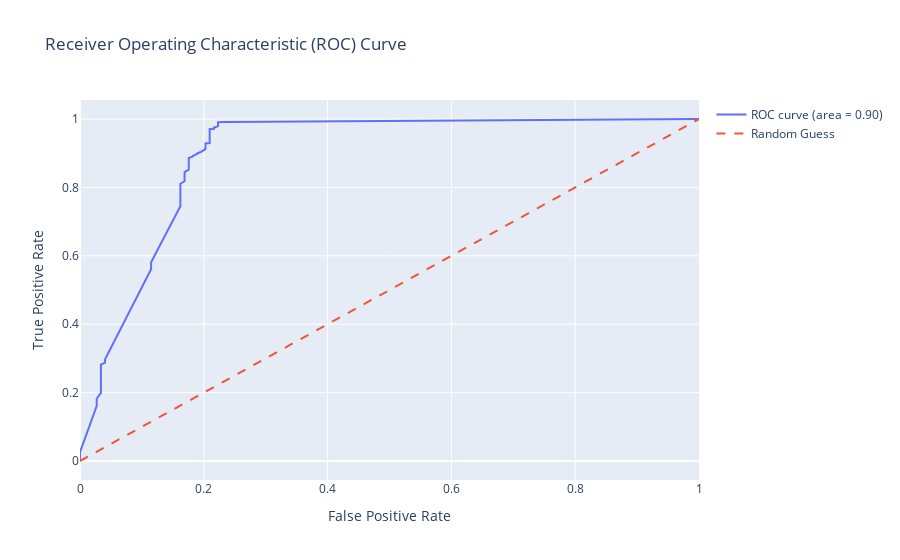

The notebook cell saved with this chart:
### Code cell
from sklearn.metrics import roc_curve, roc_auc_score
import plotly.graph_objects as go

# 獲取真實標籤和預測概率
y_true = y_test
y_pred_proba = best_xgb_classifier.predict_proba(X_test)[:, 1]

# 計算 ROC 曲線
fpr, tpr, thresholds = roc_curve(y_true, y_pred_proba)
roc_auc = roc_auc_score(y_true, y_pred_proba)

# 繪製 ROC 曲線
fig = go.Figure()
fig.add_trace(go.Scatter(x=fpr, y=tpr, mode='lines', name=f'ROC curve (area = {roc_auc:.2f})'))
fig.add_trace(go.Scatter(x=[0, 1], y=[0, 1], mode='lines', name='Random Guess', line=dict(dash='dash')))
fig.update_layout(title='Receiver Operating Characteristic (ROC) Curve', xaxis_title='False Positive Rate', yaxis_title='True Positive Rate')
fig.show()

### Figure 1 — Plotly figure (JSON) as saved in the notebook; plotly's stock layout.template omitted (floating-point values rounded to 4 significant figures)
{"data": [{"mode": "lines", "name": "ROC curve (area = 0.90)", "type": "scatter", "x": [0, 0, 0.02703, 0.02703, 0.03378, 0.03378, 0.03378, 0.03378, 0.04054, 0.04054, 0.04054, 0.1149, 0.1149, 0.1149, 0.1149, 0.1149, 0.1149, 0.1149, 0.1622, 0.1622, 0.1622, 0.1622, 0.1622, 0.1622, 0.1622, 0.1622, 0.1622, 0.1622, 0.1622, 0.1622, 0.1622, 0.1622, 0.1622, 0.1622, 0.1622, 0.1689, 0.1689, 0.1689, 0.1689, 0.1689, 0.1689, 0.1757, 0.1757, 0.1757, 0.1757, 0.1757, 0.1757, 0.1757, 0.1824, 0.1824, 0.1892, 0.1892, 0.1959, 0.2027, 0.2027, 0.2027, 0.2027, 0.2027, 0.2027, 0.2027, 0.2095, 0.2095, 0.2095, 0.2095, 0.2095, 0.2095, 0.2095, 0.2095, 0.2095, 0.2095, 0.2095, 0.2095, 0.2162, 0.2162, 0.2162, 0.223, 0.223, 0.2365, 1], "y": [0, 0.02549, 0.1614, 0.182, 0.199, 0.2051, 0.2791, 0.2816, 0.2876, 0.2949, 0.2973, 0.5607, 0.5619, 0.5667, 0.5752, 0.5765, 0.5789, 0.5813, 0.7451, 0.7464, 0.7573, 0.7585, 0.7694, 0.7706, 0.7767, 0.7791, 0.7803, 0.7828, 0.79, 0.7937, 0.7973, 0.8022, 0.8046, 0.8095, 0.8107, 0.818, 0.8204, 0.8289, 0.8337, 0.841, 0.8447, 0.8519, 0.858, 0.8653, 0.8714, 0.8786, 0.8811, 0.8859, 0.8908, 0.892, 0.8981, 0.8993, 0.9041, 0.9102, 0.9126, 0.915, 0.9187, 0.9223, 0.9248, 0.9284, 0.9296, 0.9308, 0.9345, 0.9357, 0.9393, 0.943, 0.9466, 0.9527, 0.9551, 0.9612, 0.9684, 0.9709, 0.9709, 0.9733, 0.9745, 0.9794, 0.9903, 0.9915, 1]}, {"line": {"dash": "dash"}, "mode": "lines", "name": "Random Guess", "type": "scatter", "x": [0, 1], "y": [0, 1]}], "layout": {"title": {"text": "Receiver Operating Characteristic (ROC) Curve"}, "xaxis": {"title": {"text": "False Positive Rate"}}, "yaxis": {"title": {"text": "True Positive Rate"}}}}
